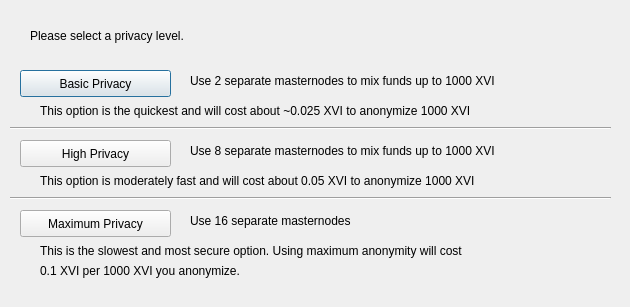
<?xml version="1.0" encoding="UTF-8"?>
<ui version="4.0">
 <class>DarksendConfig</class>
 <widget class="QDialog" name="DarksendConfig">
  <property name="geometry">
   <rect>
    <x>0</x>
    <y>0</y>
    <width>630</width>
    <height>307</height>
   </rect>
  </property>
  <property name="windowTitle">
   <string>Configure Darksend</string>
  </property>
  <widget class="QPushButton" name="buttonBasic">
   <property name="geometry">
    <rect>
     <x>20</x>
     <y>70</y>
     <width>151</width>
     <height>27</height>
    </rect>
   </property>
   <property name="text">
    <string>Basic Privacy</string>
   </property>
  </widget>
  <widget class="QPushButton" name="buttonHigh">
   <property name="geometry">
    <rect>
     <x>20</x>
     <y>140</y>
     <width>151</width>
     <height>27</height>
    </rect>
   </property>
   <property name="text">
    <string>High Privacy</string>
   </property>
  </widget>
  <widget class="QPushButton" name="buttonMax">
   <property name="geometry">
    <rect>
     <x>20</x>
     <y>210</y>
     <width>151</width>
     <height>27</height>
    </rect>
   </property>
   <property name="text">
    <string>Maximum Privacy</string>
   </property>
  </widget>
  <widget class="QLabel" name="label">
   <property name="geometry">
    <rect>
     <x>30</x>
     <y>20</y>
     <width>571</width>
     <height>31</height>
    </rect>
   </property>
   <property name="text">
    <string>Please select a privacy level.</string>
   </property>
  </widget>
  <widget class="QLabel" name="label_2">
   <property name="geometry">
    <rect>
     <x>190</x>
     <y>70</y>
     <width>421</width>
     <height>21</height>
    </rect>
   </property>
   <property name="text">
    <string>Use 2 separate masternodes to mix funds up to 1000 XVI</string>
   </property>
  </widget>
  <widget class="QLabel" name="label_3">
   <property name="geometry">
    <rect>
     <x>190</x>
     <y>140</y>
     <width>411</width>
     <height>21</height>
    </rect>
   </property>
   <property name="text">
    <string>Use 8 separate masternodes to mix funds up to 1000 XVI</string>
   </property>
  </widget>
  <widget class="QLabel" name="label_4">
   <property name="geometry">
    <rect>
     <x>190</x>
     <y>210</y>
     <width>421</width>
     <height>21</height>
    </rect>
   </property>
   <property name="text">
    <string>Use 16 separate masternodes</string>
   </property>
  </widget>
  <widget class="QLabel" name="label_6">
   <property name="geometry">
    <rect>
     <x>40</x>
     <y>100</y>
     <width>561</width>
     <height>21</height>
    </rect>
   </property>
   <property name="text">
    <string>This option is the quickest and will cost about ~0.025 XVI to anonymize 1000 XVI</string>
   </property>
  </widget>
  <widget class="QLabel" name="label_7">
   <property name="geometry">
    <rect>
     <x>40</x>
     <y>170</y>
     <width>561</width>
     <height>21</height>
    </rect>
   </property>
   <property name="text">
    <string>This option is moderately fast and will cost about 0.05 XVI to anonymize 1000 XVI</string>
   </property>
  </widget>
  <widget class="QLabel" name="label_8">
   <property name="geometry">
    <rect>
     <x>40</x>
     <y>240</y>
     <width>561</width>
     <height>21</height>
    </rect>
   </property>
   <property name="text">
    <string>This is the slowest and most secure option. Using maximum anonymity will cost</string>
   </property>
  </widget>
  <widget class="QLabel" name="label_9">
   <property name="geometry">
    <rect>
     <x>40</x>
     <y>260</y>
     <width>561</width>
     <height>21</height>
    </rect>
   </property>
   <property name="text">
    <string>0.1 XVI per 1000 XVI you anonymize.</string>
   </property>
  </widget>
  <widget class="Line" name="line">
   <property name="geometry">
    <rect>
     <x>10</x>
     <y>120</y>
     <width>601</width>
     <height>16</height>
    </rect>
   </property>
   <property name="orientation">
    <enum>Qt::Horizontal</enum>
   </property>
  </widget>
  <widget class="Line" name="line_2">
   <property name="geometry">
    <rect>
     <x>10</x>
     <y>190</y>
     <width>601</width>
     <height>16</height>
    </rect>
   </property>
   <property name="orientation">
    <enum>Qt::Horizontal</enum>
   </property>
  </widget>
 </widget>
 <resources/>
 <connections/>
</ui>
